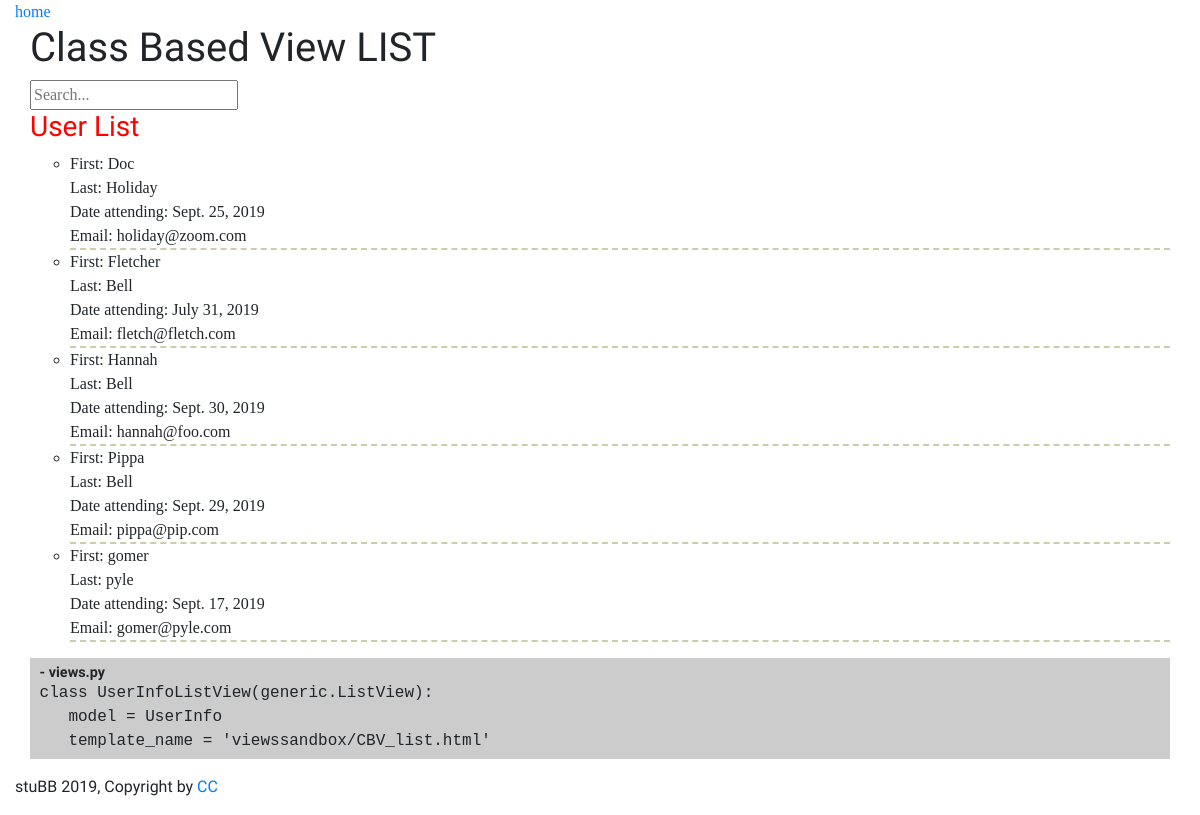
The app's page /views-sandbox/cbvlist/ with its own data.
### viewssandbox/models.py (models this page shows, shortened)
class CommonField(models.Model):
    created_date = models.DateTimeField(auto_now_add=True)
    update_date = models.DateTimeField(blank=True, null=True)

class UserInfo(CommonField):
    first_name = models.CharField(max_length=40, null=False, help_text="Please enter a first name.")
    last_name = models.CharField(max_length=60, null=True)
    attend_date = models.DateField(null=False, blank=False)
    email = models.EmailField(null=False)
    class Meta:
        ordering = ['first_name']
        verbose_name_plural = "User info"

### viewssandbox/views.py (the view)
# urls.py: path('cbvlist/', views.UserInfoListView.as_view(), name='cbvlist'),
class UserInfoListView(generic.ListView):
    model = UserInfo
    template_name = 'viewssandbox/CBV_list.html'

### viewssandbox/templates/viewssandbox/CBV_list.html (shortened to what this page needs)
{% extends 'viewssandbox/base.html' %}
{% block content %}
    <h1>Class Based View LIST</h1>
    <form action="{% url 'viewssandbox:cbvsearch' %}" method="get">
        <input name="q" type="text" placeholder="Search...">
    </form>
    <h3>User List</h3>
    {% if object_list %}
    <ul>
        {% for user_info in object_list %}
        <li class="result">
            First: {{ user_info.first_name }}<br>
            Last: {{ user_info.last_name }}<br>
            Date attending: {{ user_info.attend_date}}<br>
            Email: {{ user_info.email }}<br>
        </li>
        {% endfor %}
    </ul>
        {% else %}
        <p>There are no users in the system at this time.</p>
    {% endif %}
    <blockquote>
        <header class="blockquote-header">- views.py</header>
        class UserInfoListView(generic.ListView):<br/>
        &nbsp;&nbsp; model = UserInfo<br/>
        &nbsp;&nbsp; template_name = 'viewssandbox/CBV_list.html'
    </blockquote>
{% endblock %}

### viewssandbox/static/styles/viewssandbox.css (style rules this page uses)
body { font-family: 'Cormorant', serif; }
h1, h3, footer { font-family: 'Darker Grotesque', sans-serif; }
h3 { color: red; }
blockquote { padding: .4rem .6rem; background: #ccc; font-family: "Courier New", Serif; }
.blockquote-header { font: bold 90% 'Darker Grotesque', sans-serif; }
ul { list-style-type: circle; }
.result, .search-result p { border-bottom: 2px dashed #cca; }

### records on screen
UserInfo: first_name "Doc", last_name "Holiday", attend_date "Sept. 25, 2019", email "holiday@zoom.com"
UserInfo: first_name "Fletcher", last_name "Bell", attend_date "July 31, 2019", email "fletch@fletch.com"
UserInfo: first_name "Hannah", last_name "Bell", attend_date "Sept. 30, 2019", email "hannah@foo.com"
UserInfo: first_name "Pippa", last_name "Bell", attend_date "Sept. 29, 2019", email "pippa@pip.com"
UserInfo: first_name "gomer", last_name "pyle", attend_date "Sept. 17, 2019", email "gomer@pyle.com"
